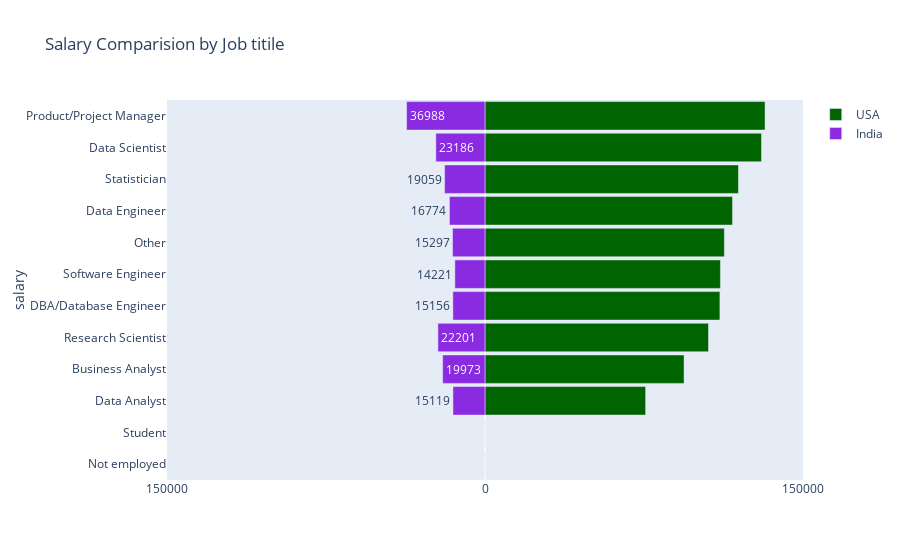

Notebook code for this chart:
### Markdown cell above
Now there is a huge difference in terms of payscale between India and US at an overall level.

US companies pays 7 times more than India to their working professionals.Even if we consider the fact that cost of living and other expenses in US are higher than India still 7 times higher pay will definitely make things liltle bit easier for you 😊

Let's look at the salaries by designations in both the countries

### Code cell
Salary = round(df_IndUSA.pivot_table(index="Q5", columns="Q3", values="income").fillna(0)).sort_values(by='USA')
India_Salary = Salary['India'].values*-1
USA_Salary = Salary['USA'].values

y = Salary.index

layout = go.Layout(yaxis=go.layout.YAxis(title='salary'),
                   xaxis=go.layout.XAxis(
                       range=[-150000, 150000],
                       tickvals=[-150000, 0, 150000],
                       ticktext=[150000, 0, 150000]),
                   barmode='overlay',
                   title='Salary Comparision by Job titile',
                   bargap=0.1)

data = [go.Bar(y=y,
               x=USA_Salary,
               orientation='h',
               name='USA',
               hoverinfo='x',
               marker=dict(color='darkgreen')
               ),
        go.Bar(y=y,
               x=India_Salary,
               orientation='h',
               name='India',
               text= -1* India_Salary.astype('int'),
               hoverinfo='text',
               marker=dict(color='blueviolet')
               )]

py.iplot(dict(data=data, layout=layout), filename='EXAMPLES/bar_pyramid')

### Figure 1 — Plotly figure (JSON) as saved in the notebook; plotly's stock layout.template omitted (floating-point values rounded to 4 significant figures)
{"data": [{"hoverinfo": "x", "marker": {"color": "darkgreen"}, "name": "USA", "orientation": "h", "type": "bar", "x": [0, 0, 75771, 93893, 105420, 110800, 111054, 112905, 116764, 119543, 130419, 132094], "y": ["Not employed", "Student", "Data Analyst", "Business Analyst", "Research Scientist", "DBA/Database Engineer", "Software Engineer", "Other", "Data Engineer", "Statistician", "Data Scientist", "Product/Project Manager"]}, {"hoverinfo": "text", "marker": {"color": "blueviolet"}, "name": "India", "orientation": "h", "text": [0, 0, 15119, 19973, 22201, 15156, 14221, 15297, 16774, 19059, 23186, 36988], "type": "bar", "x": [0, 0, -15119, -19973, -22201, -15156, -14221, -15297, -16774, -19059, -23186, -36988], "y": ["Not employed", "Student", "Data Analyst", "Business Analyst", "Research Scientist", "DBA/Database Engineer", "Software Engineer", "Other", "Data Engineer", "Statistician", "Data Scientist", "Product/Project Manager"]}], "layout": {"bargap": 0.1, "barmode": "overlay", "title": {"text": "Salary Comparision by Job titile"}, "xaxis": {"range": [-150000, 150000], "ticktext": [150000, 0, 150000], "tickvals": [-150000, 0, 150000]}, "yaxis": {"title": {"text": "salary"}}}}
